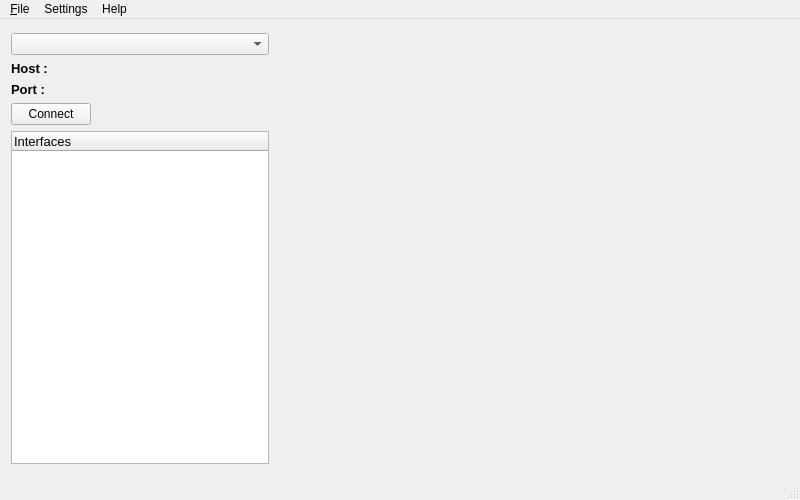
<?xml version="1.0" encoding="UTF-8"?>
<ui version="4.0">
 <class>MainWindowGui</class>
 <widget class="QMainWindow" name="MainWindowGui">
  <property name="geometry">
   <rect>
    <x>0</x>
    <y>0</y>
    <width>800</width>
    <height>500</height>
   </rect>
  </property>
  <property name="windowTitle">
   <string>MainWindow</string>
  </property>
  <property name="documentMode">
   <bool>false</bool>
  </property>
  <widget class="QWidget" name="centralwidget">
   <widget class="QWidget" name="">
    <property name="geometry">
     <rect>
      <x>11</x>
      <y>14</y>
      <width>258</width>
      <height>431</height>
     </rect>
    </property>
    <layout class="QVBoxLayout" name="verticalLayout">
     <item>
      <widget class="QComboBox" name="interfacesList"/>
     </item>
     <item>
      <layout class="QHBoxLayout" name="HostHoriLayout">
       <item>
        <widget class="QLabel" name="hostLabel">
         <property name="sizePolicy">
          <sizepolicy hsizetype="Maximum" vsizetype="Preferred">
           <horstretch>0</horstretch>
           <verstretch>0</verstretch>
          </sizepolicy>
         </property>
         <property name="font">
          <font>
           <pointsize>10</pointsize>
           <bold>true</bold>
          </font>
         </property>
         <property name="text">
          <string>Host :</string>
         </property>
        </widget>
       </item>
       <item>
        <widget class="QLabel" name="hostValue">
         <property name="text">
          <string/>
         </property>
        </widget>
       </item>
      </layout>
     </item>
     <item>
      <layout class="QHBoxLayout" name="PortHoriLayout">
       <item>
        <widget class="QLabel" name="portLabel">
         <property name="sizePolicy">
          <sizepolicy hsizetype="Maximum" vsizetype="Preferred">
           <horstretch>0</horstretch>
           <verstretch>0</verstretch>
          </sizepolicy>
         </property>
         <property name="font">
          <font>
           <pointsize>10</pointsize>
           <bold>true</bold>
          </font>
         </property>
         <property name="text">
          <string>Port :</string>
         </property>
        </widget>
       </item>
       <item>
        <widget class="QLabel" name="portValue">
         <property name="text">
          <string/>
         </property>
        </widget>
       </item>
      </layout>
     </item>
     <item>
      <layout class="QHBoxLayout" name="ConnectBtnHoriLayout">
       <item>
        <widget class="QPushButton" name="connectBtn">
         <property name="text">
          <string>Connect</string>
         </property>
        </widget>
       </item>
       <item>
        <spacer name="horizontalSpacer">
         <property name="orientation">
          <enum>Qt::Orientation::Horizontal</enum>
         </property>
         <property name="sizeHint" stdset="0">
          <size>
           <width>40</width>
           <height>20</height>
          </size>
         </property>
        </spacer>
       </item>
      </layout>
     </item>
     <item>
      <widget class="QTreeWidget" name="objectsTree">
       <property name="font">
        <font>
         <pointsize>10</pointsize>
        </font>
       </property>
       <property name="layoutDirection">
        <enum>Qt::LayoutDirection::LeftToRight</enum>
       </property>
       <property name="frameShape">
        <enum>QFrame::Shape::StyledPanel</enum>
       </property>
       <property name="frameShadow">
        <enum>QFrame::Shadow::Sunken</enum>
       </property>
       <property name="verticalScrollBarPolicy">
        <enum>Qt::ScrollBarPolicy::ScrollBarAsNeeded</enum>
       </property>
       <property name="selectionMode">
        <enum>QAbstractItemView::SelectionMode::SingleSelection</enum>
       </property>
       <property name="selectionBehavior">
        <enum>QAbstractItemView::SelectionBehavior::SelectItems</enum>
       </property>
       <property name="textElideMode">
        <enum>Qt::TextElideMode::ElideRight</enum>
       </property>
       <property name="rootIsDecorated">
        <bool>true</bool>
       </property>
       <property name="animated">
        <bool>true</bool>
       </property>
       <column>
        <property name="text">
         <string>Interfaces</string>
        </property>
        <property name="icon">
         <iconset resource="simopintui.qrc">
          <normaloff>:/imgs/interface.png</normaloff>:/imgs/interface.png</iconset>
        </property>
       </column>
      </widget>
     </item>
    </layout>
   </widget>
  </widget>
  <widget class="QMenuBar" name="menubar">
   <property name="geometry">
    <rect>
     <x>0</x>
     <y>0</y>
     <width>800</width>
     <height>22</height>
    </rect>
   </property>
   <widget class="QMenu" name="menu_File">
    <property name="title">
     <string>&amp;File</string>
    </property>
    <addaction name="actionQuit"/>
   </widget>
   <widget class="QMenu" name="menuSettings">
    <property name="title">
     <string>Settings</string>
    </property>
    <addaction name="actionInterfaceManagement"/>
   </widget>
   <widget class="QMenu" name="menuHelp">
    <property name="title">
     <string>Help</string>
    </property>
    <addaction name="actionAbout"/>
   </widget>
   <addaction name="menu_File"/>
   <addaction name="menuSettings"/>
   <addaction name="menuHelp"/>
  </widget>
  <widget class="QStatusBar" name="statusbar"/>
  <action name="actionAbout">
   <property name="text">
    <string>About</string>
   </property>
  </action>
  <action name="actionQuit">
   <property name="icon">
    <iconset resource="simopintui.qrc">
     <normaloff>:/imgs/exit.png</normaloff>:/imgs/exit.png</iconset>
   </property>
   <property name="text">
    <string>Quit</string>
   </property>
  </action>
  <action name="actionInterfaceManagement">
   <property name="icon">
    <iconset resource="simopintui.qrc">
     <normaloff>:/imgs/param.png</normaloff>:/imgs/param.png</iconset>
   </property>
   <property name="text">
    <string>Interface Management ...</string>
   </property>
  </action>
 </widget>
 <resources>
  <include location="simopintui.qrc"/>
 </resources>
 <connections/>
</ui>
